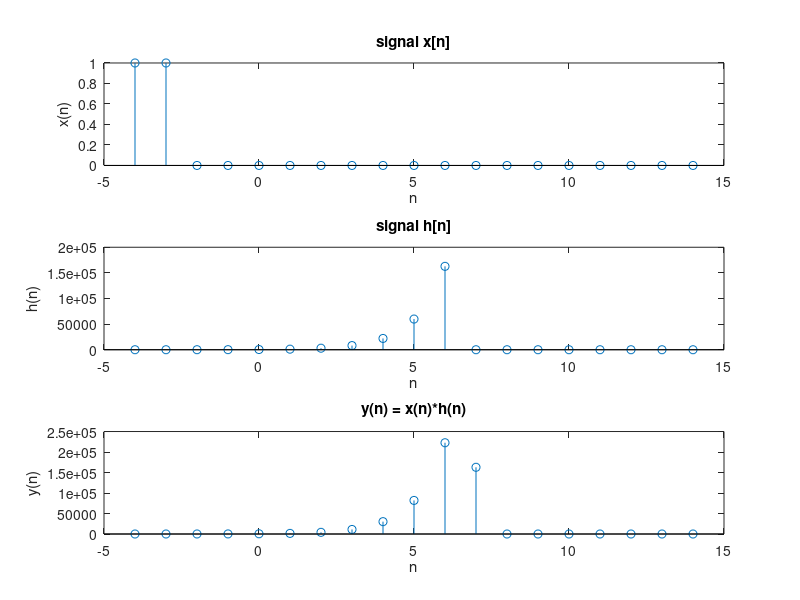

MATLAB code for this plot:
clear all;
close all;
clc;
%x1 = input('Enter Input Sequence for Signal x1(n): '); n1=length(x1);
%x2 = input('Enter Input Sequence for Signal x2(n): '); n2=length(x2);
tint2 = 0;
tstep2 = 1;
tfinal2 = 10;
t = tint2 : tstep2 : tfinal2;
unitstep = t<=1 ;
x = unitstep ;n1=length(x);

h = exp(t+2) ;n2=length(h);
N = 2*tfinal2 -1; %Length of Convolved Sequence
T = -4:N-5; % Create Time Index
%Zero adding to make sequences of length N
x=[x zeros(1,N-n1)];
h=[h zeros(1,N-n2)];
%Initializing Output sequence of zeros.
y = zeros(1,N);
%Performing Linear Convolution:
for n = 1:N
 y(n) = 0;
for k = 1:n
 y(n)=y(n)+x(k)*h(n-k+1);
end
end
% Plot Input and Output Sequences:
subplot(3,1,1);
stem(T,x);
title('signal x[n]'); xlabel('n'); ylabel('x(n)');
subplot(3,1,2);
stem(T,h);
title('signal h[n]'); xlabel('n'); ylabel('h(n)');
subplot(3,1,3);
stem(T,y);
title('y(n) = x(n)*h(n)'); xlabel('n'); ylabel('y(n)');
% Display the convolved Sequence in Command Window
disp('Convolved sequence:');
disp(y);
